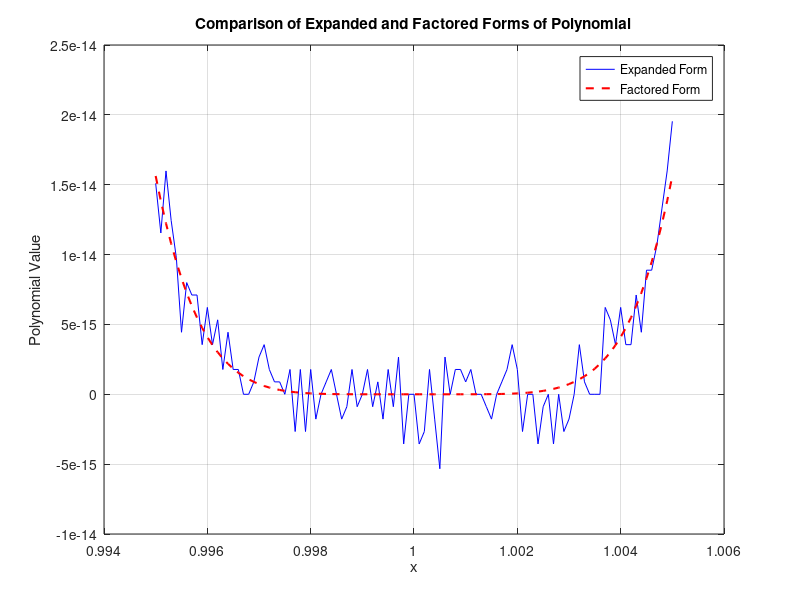

This chart was generated by the following MATLAB code:
clc; clear;

x_values = linspace(0.995, 1.005, 101);

expanded_values = x_values.^6 - 6*x_values.^5 + 15*x_values.^4 - 20*x_values.^3 + 15*x_values.^2 - 6*x_values + 1;
factored_values = (x_values - 1).^6;

plot(x_values, expanded_values, 'b-', x_values, factored_values, 'r--', 'LineWidth', 1.5);
xlabel('x');
ylabel('Polynomial Value');
title('Comparison of Expanded and Factored Forms of Polynomial');
legend('Expanded Form', 'Factored Form', 'Location', 'NorthEast');
grid on;

